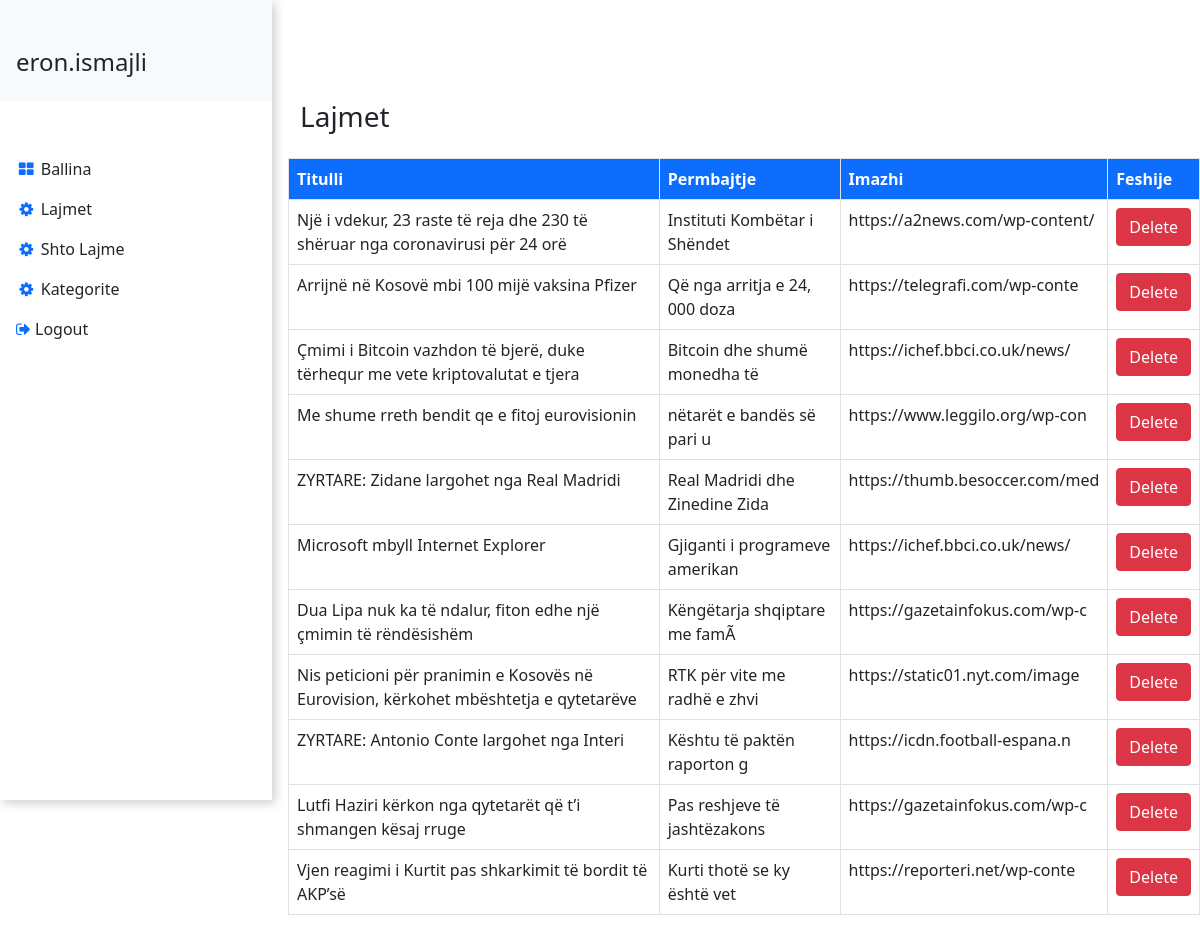
The app's page /admin/posts.php (signed in) with its own data.
### tables this page shows
CREATE TABLE `lajmet` (
  `lajmetID` int(11) NOT NULL,
  `titulli` varchar(255) NOT NULL,
  `permbajtja` text NOT NULL,
  `imazhi` text NOT NULL,
  `kategoria` int(11) NOT NULL
);

### admin/posts.php (the view, shortened to what this page needs)
<?php include "./header.php";?>
<div id="dashboard" class="container-fluid">
    <div class="d-sm-flex align-items-center justify-content-between mb-4">
        <h1 class="h3 mb-0 text-gray-800">Lajmet</h1>
    </div>
    <div class="row">
        <table class="table table-bordered ">
            <tr class="bg-primary text-white">
                <th>Titulli</th>
                <th>Permbajtje</th>
                <th>Imazhi</th>
                <th>Feshije</th>
            </tr>
            <?php
                $sql = "SELECT * FROM lajmet ORDER BY lajmetID DESC;";
                if($stmt = mysqli_prepare($connect,$sql)){
                    if(mysqli_stmt_execute($stmt)){
                        $result = mysqli_stmt_get_result($stmt);
                        while($row = mysqli_fetch_array($result,MYSQLI_ASSOC)){
                            $lajmetID = $row['lajmetID'];
                            $titulli = $row['titulli'];
                            $permbajtja = $row['permbajtja'];
                            $imazhi = $row['imazhi'];
                            echo "<tr>";
                            echo "<td>" . $titulli . "</td>";
                            echo "<td>" . substr($permbajtja,0,30) . "</td>";
                            echo "<td>" . substr($imazhi,0,30) . "</td>";
                            echo "<td> <a href='posts.php?delete=". $lajmetID. "' class='btn btn-danger'>Delete</a></td>";
                            echo "</tr>";
                        }
                    }
                }
            ?>
        </table>
    </div>
</div>

### admin/style.css (style rules this page uses)
#dashboard { padding-left: 300px; padding-top: 100px; }

### records on screen
lajmet: titulli "Një i vdekur, 23 raste të reja dhe 230 të shëruar nga coronavirusi për 24 orë", permbajtja "Instituti Kombëtar i Shëndet", imazhi "https://a2news.com/wp-content/"
lajmet: titulli "Arrijnë në Kosovë mbi 100 mijë vaksina Pfizer", permbajtja "Që nga arritja e 24, 000 doza", imazhi "https://telegrafi.com/wp-conte"
lajmet: titulli "Çmimi i Bitcoin vazhdon të bjerë, duke tërhequr me vete kriptovalutat e tjera", permbajtja "Bitcoin dhe shumë monedha të", imazhi "https://ichef.bbci.co.uk/news/"
lajmet: titulli "Me shume rreth bendit qe e fitoj eurovisionin", permbajtja "nëtarët e bandës së pari u", imazhi "https://www.leggilo.org/wp-con"
lajmet: titulli "ZYRTARE: Zidane largohet nga Real Madridi", permbajtja "Real Madridi dhe Zinedine Zida", imazhi "https://thumb.besoccer.com/med"
lajmet: titulli "Microsoft mbyll Internet Explorer", permbajtja "Gjiganti i programeve amerikan", imazhi "https://ichef.bbci.co.uk/news/"
lajmet: titulli "Dua Lipa nuk ka të ndalur, fiton edhe një çmimin të rëndësishëm", permbajtja "Këngëtarja shqiptare me famÃ", imazhi "https://gazetainfokus.com/wp-c"
lajmet: titulli "Nis peticioni për pranimin e Kosovës në Eurovision, kërkohet mbështetja e qytetarëve", permbajtja "RTK për vite me radhë e zhvi", imazhi "https://static01.nyt.com/image"
lajmet: titulli "ZYRTARE: Antonio Conte largohet nga Interi", permbajtja "Kështu të paktën raporton g", imazhi "https://icdn.football-espana.n"
lajmet: titulli "Lutfi Haziri kërkon nga qytetarët që t’i shmangen kësaj rruge", permbajtja "Pas reshjeve të jashtëzakons", imazhi "https://gazetainfokus.com/wp-c"
lajmet: titulli "Vjen reagimi i Kurtit pas shkarkimit të bordit të AKP’së", permbajtja "Kurti thotë se ky është vet", imazhi "https://reporteri.net/wp-conte"

### other values on screen
$_SESSION['username'] "eron.ismajli"
